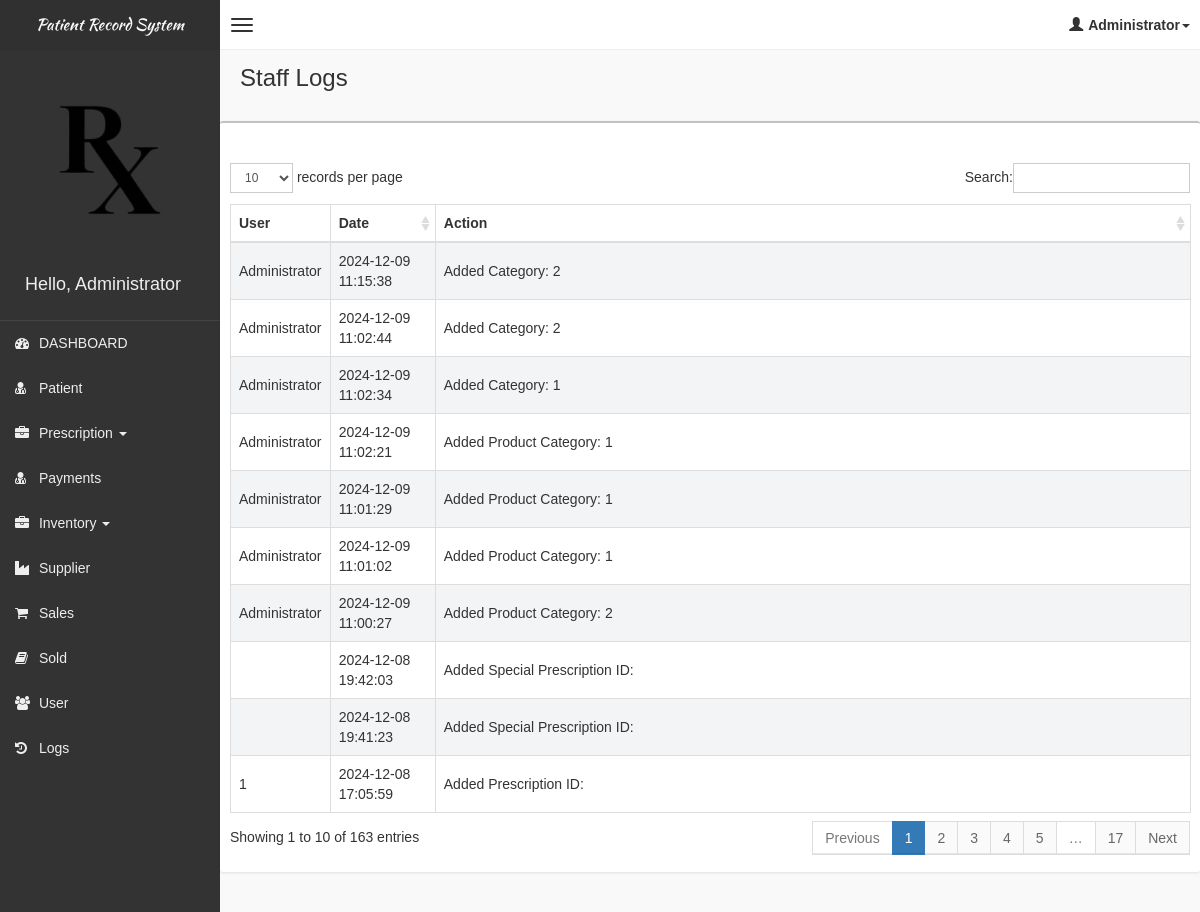
Page /pages/logs/logs.php (signed in) on the committed database.
### tables this page shows
CREATE TABLE IF NOT EXISTS `tbllogs` (
  `id` int(11) NOT NULL AUTO_INCREMENT,
  `user` varchar(50) NOT NULL,
  `logdate` datetime NOT NULL,
  `action` text NOT NULL,
  PRIMARY KEY (`id`)
);

### pages/logs/logs.php (the view, shortened to what this page needs)
<!DOCTYPE html>
<html>
    <?php
    if(!isset($_SESSION['role']))
    {
        header("Location: ../../login.php");
    }
    else
    {
    include('../head_css.php'); ?>
    <body class="skin-black">
        <?php
        include "../connection.php";
        ?>
        <?php include('../header.php'); ?>
        <div class="wrapper row-offcanvas row-offcanvas-left">
            <?php include('../sidebar-left.php'); ?>
            <aside class="right-side">
                <section class="content-header">
                    <h1>
                        Staff Logs
                    </h1>
                </section>
                <section class="content">
                    <div class="row">
                            <div class="box">
                                <div class="box-header">
                                    <div style="padding:10px;">
                                    </div>
                                </div>
                                <div class="box-body table-responsive">
                                <form method="post">
                                    <table id="table" class="table table-bordered table-striped">
                                        <thead>
                                            <tr>
                                                <th>User</th>
                                                <th>Date</th>
                                                <th>Action</th>
                                            </tr>
                                        </thead>
                                        <tbody>
                                            <?php
                                                $squery = mysqli_query($con, "select * from tbllogs order by logdate desc");
                                                while($row = mysqli_fetch_array($squery))
                                                {
                                                    echo '
                                                    <tr>
                                                        <td>'.$row['user'].'</td>
                                                        <td>'.$row['logdate'].'</td>
                                                        <td>'.$row['action'].'</td>
                                                    </tr>
                                                    ';
                                                }
                                            ?>
                                        </tbody>
                                    </table>
                                    </form>
                                </div>
                            </div>
                    </div>
                </section>
            </aside>
        </div>
        <?php }
        include "../footer.php"; ?>
    </body>
</html>

### css/AdminLTE.css (style rules this page uses)
html, body { overflow-x: hidden!important; font-family: 'Source Sans Pro', sans-serif; -webkit-font-smoothing: antialiased; min-height: 100%; background: #f9f9f9; }
.wrapper { min-height: 100%; }
.wrapper:before, .wrapper:after { display: table; content: " "; }
.wrapper:after { clear: both; }
.right-side, .left-side { min-height: 100%; display: block; }
.right-side { background-color: #f9f9f9; margin-left: 220px; }
.content { padding: 20px 15px; background: #f9f9f9; }
h1, h2, h3, h4, h5, h6, .h1, .h2, .h3, .h4, .h5, .h6 { font-family: 'Source Sans Pro', sans-serif; }
.table-striped > tbody > tr:nth-child(odd) > td, .table-striped > tbody > tr:nth-child(odd) > th { background-color: #f3f4f5; }
.right-side > .content-header { position: relative; padding: 15px 15px 10px 20px; }
.right-side > .content-header > h1 { margin: 0; font-size: 24px; }
.box { position: relative; background: #ffffff; border-top: 2px solid #c1c1c1; margin-bottom: 20px; -webkit-border-radius: 3px; -moz-border-radius: 3px; border-radius: 3px; width: 100%; box-shadow: 0px 1px 3px rgba(0, 0, 0, 0.1); }
.box .box-header { position: relative; -webkit-border-top-left-radius: 3px; -webkit-border-top-right-radius: 3px; -webkit-border-bottom-right-radius: 0; -webkit-border-bottom-left-radius: 0; -moz-border-radius-topleft: 3px; -moz-border-radius-topright: 3px; -moz-border-radius-bottomright: 0; -moz-border-radius-bottomleft: 0; border-top-left-radius: 3px; border-top-right-radius: 3px; border-bottom-right-radius: 0; border-bottom-left-radius: 0; border-bottom: 0px solid #f4f4f4; color: #444; padding-bottom: 10px; }
.box .box-header:before, .box .box-header:after { display: table; content: " "; }
.box .box-header:after { clear: both; }
.box .box-body { padding: 10px; -webkit-border-top-left-radius: 0; -webkit-border-top-right-radius: 0; -webkit-border-bottom-right-radius: 3px; -webkit-border-bottom-left-radius: 3px; -moz-border-radius-topleft: 0; -moz-border-radius-topright: 0; -moz-border-radius-bottomright: 3px; -moz-border-radius-bottomleft: 3px; border-top-left-radius: 0; border-top-right-radius: 0; border-bottom-right-radius: 3px; border-bottom-left-radius: 3px; }
.box .box-body .table { margin-bottom: 0; }
.skin-black .right-side > .content-header { background: transparent; box-shadow: none; }

### rows in the picture
tbllogs: user "Administrator", logdate "2024-12-09 11:15:38", action "Added Category: 2"
tbllogs: user "Administrator", logdate "2024-12-09 11:02:44", action "Added Category: 2"
tbllogs: user "Administrator", logdate "2024-12-09 11:02:34", action "Added Category: 1"
tbllogs: user "Administrator", logdate "2024-12-09 11:02:21", action "Added Product Category: 1"
tbllogs: user "Administrator", logdate "2024-12-09 11:01:29", action "Added Product Category: 1"
tbllogs: user "Administrator", logdate "2024-12-09 11:01:02", action "Added Product Category: 1"
tbllogs: user "Administrator", logdate "2024-12-09 11:00:27", action "Added Product Category: 2"
tbllogs: logdate "2024-12-08 19:42:03", action "Added Special Prescription ID:"
tbllogs: logdate "2024-12-08 19:41:23", action "Added Special Prescription ID:"
tbllogs: user "1", logdate "2024-12-08 17:05:59", action "Added Prescription ID:"

### other values in the picture
$_SESSION['role'] "Administrator"
